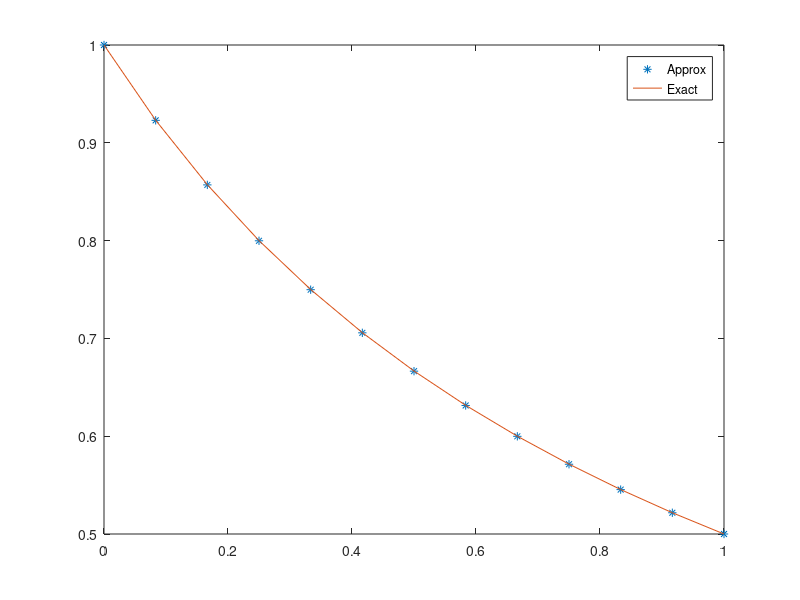
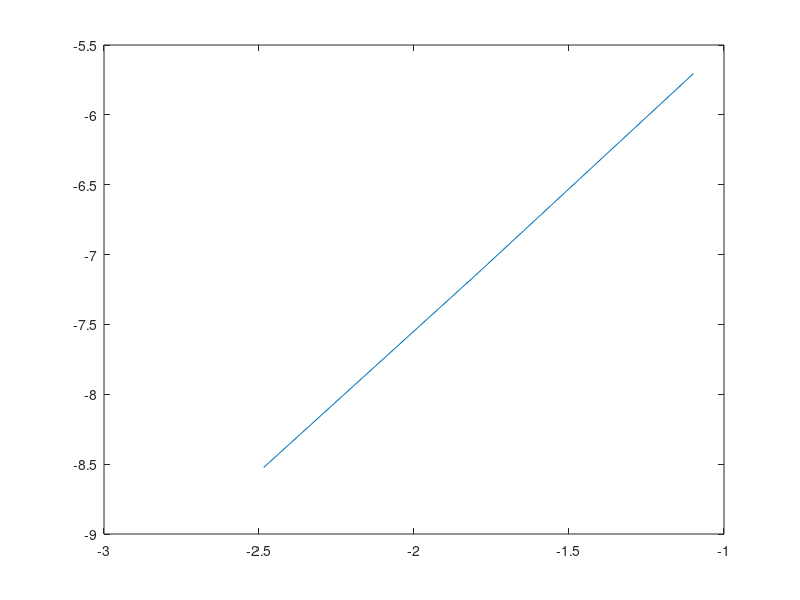

MATLAB code to generate these figures, in order:
%%%%%%%%%%%%%%%%%%%%%%%%%%%%%%%%%%%%%%%%%%%%%%%%%%%%%%
%  -d/dx(du/dx)-2u*du/dx = 0                         %
%           u(0) = 1, u(1) = 1.5                     %   
%  Using FEM to solve the non-linear problem         %   
%   Exact Solution = 1/(1+x);                        %   
%%%%%%%%%%%%%%%%%%%%%%%%%%%%%%%%%%%%%%%%%%%%%%%%%%%%%%
clear all
close all

N = 3; % 2 Elements

a = 0; b = 1;

for p=1:3
    h(p) = (b-a)/N;
    x = a:h(p):b;
    K = zeros(N+1,N+1); % Global Stiffness Matrix
    J = zeros(N+1,N+1); % Global Jacobian Matrix
    F = zeros(N+1,1);   % Global Force Vector

    % Use Newton Raphson Method to solve the non-linear system of equations

    error = 1000;
    tol = 10^-10;
    U = zeros(N+1,1);
    while error > tol
        % Assembling the local stiffness and local jacobian matrices
        J = zeros(N+1);
        K = zeros(N+1);
        for j=1:N
            K([j j+1],[j j+1]) = K([j j+1],[j j+1]) + ...
                [1/h(p)+2*U(j)/3+2*U(j+1)/6, -1/h(p)-2*U(j)/3-2*U(j+1)/6 ; ... 
                -1/h(p)+2*U(j)/6+2*U(j+1)/3, 1/h(p)-2*U(j)/6-2*U(j+1)/3]; % Using Linear Elements
         
            J([j j+1],[j j+1]) = J([j j+1],[j j+1]) + ...
                [1/h(p)+4*U(j)/3-2*U(j+1)/6, -1/h(p)-2*U(j)/3-4*U(j+1)/6 ; ...
                -1/h(p)+4*U(j)/6+2*U(j+1)/6, 1/h(p)+2*U(j)/6-4*U(j+1)/3]; % Using Linear Elements
        end
    
        % Getting the LHS of F(U) = 0 for U^n+1 = U^n - J^-1*F
        F = K*U;
        % Applying the boundary conditions
        F(1) = U(1)-1;
        F(N+1) = U(N+1)-0.5;
        J(1,1) = 1;
        J(1,2) = 0;
        J(N+1,N) = 0;
        J(N+1,N+1) = 1;
    
        % Performing the Newton-Raphson Step
        DELTA = J\F;
        U2 = U - DELTA;
        error = max(abs(U2-U)); % Compute the error.
    
        U = U2;
    end
    exact = zeros(N+1,1);
    for j=1:N+1
        exact(j) = 1/(1+x(j));
    end
    
    error1(p) = max(abs(U-exact));
    N=N*2;
end

for j=1:p-1
    order(j) = log(error1(j)/error1(j+1))/log(2);
end

order

figure(1)
plot(x,U,'*',x,exact);
legend('Approx','Exact');

figure(2)
plot(log(h),log(error1));

